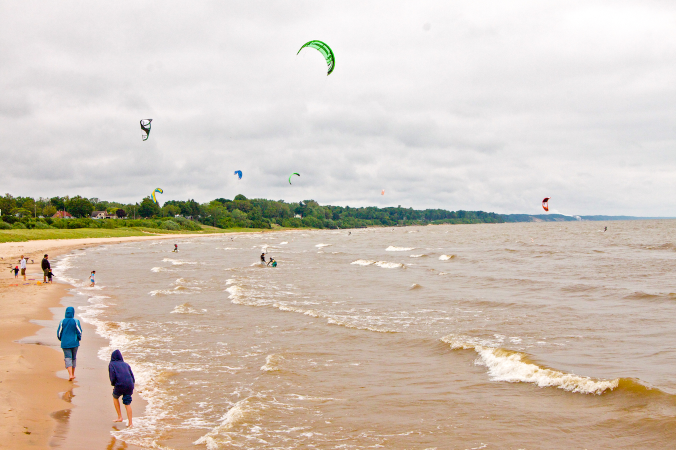
#> input picture src/image_mutation/imagegym/kite.jpg, 1352 x 900 px (shown at 1/2 size); its folder holds only this picture in this run
$ python -i refinement_process.py   (imports and definitions only)
#> lines starting #> are read from the running program, lines starting #| are printed output that depends on the picture
# do the object refinement
# including clustering
# and eliminating low quality clusters

# avaliable "policies" that can be selected for usage:
# 1. for an image of three persons and two dogs
# 2. insert person and insert dog
# 3. build a relation database (one single map)
#    person -> dog
#    dog    -> person
#    person -> bike
#    bike   -> person
#    ...
# 4. in that sense, we can also insert dog or bike, if that's an image of three persons
# 5. sort the object images and somehow pick the top qualities

#可选择使用的可用“策略”：
# 1.三个人和两只狗的照片
# 2.插入人和插入狗
# 3.建立关系数据库（一张地图）
#人->狗
#狗->人
#人->自行车
#自行车->人
#    ...
# 4.从这个意义上说，如果是三个人的图像，我们也可以插入狗或自行车
# 5.对对象图像进行排序，并以某种方式选择最佳质量
#from imagecluster import calc as ic
#from imagecluster import postproc as pp
import sys
import os, random
import itertools
from PIL import Image
import imagehash
# No use
# [74 lines left out: functions clustering, small_images_remover, build_db, build_object_hashdb, not called in this run]

def compute_image_hash(i):
    hash = imagehash.average_hash(Image.open(i))
    return hash
# 上面是初始化函数


# randomly select one from top ten high quality images?
# [13 lines left out: function one_from_top_N, not called in this run]

def hamming(a, b):
    return bin(a^b).count('1')

# [40 lines left out: function one_with_close_hash, not called in this run]


base_image = ""
base_object = ""
m = {}
hash_m = {}
# [15 lines left out: function init, not called in this run]

def get_labels(image):
    with open(base_image + image.split(".")[0] + "/object.log") as f:
        lines = f.readlines()
        nl = []
        for n in lines:
            n1 = n.split(',')[0][2:-1]
            n1 = n1.replace(" ", "-")
            nl.append(n1)
        s = set(nl)
        ss = set()

        for s1 in s:
            if s1 in m:
                # note that this is possible such that m does not have s1 as a key
                # for instance, an image contains objects of the same label
                t = m[s1]
                if t not in s:
                    ss.add(t)

    # nl: a list of all the objects in the image
    # ss: a set of correlated object labels (the element of ss is not in s)
    return (nl, ss)

# the input is an image
# output: a set of objects used for insertion.
# note that given an image of N objects
# we will need to iterate for 10 * N synthetic images
# in that sense, we shouldn't generate too many object files for each object.
# maybe it's like this:
# suppose we have N objects in the input image,
# then we prepare N objects as well for use.

# 输入是一个图像
# 输出：用于插入的一组对象。
# 注意，给定N个对象的图像
# 我们需要迭代10*N个合成图像
# 从这个意义上说，我们不应该为每个对象生成太多的对象文件。
# 也许是这样的：
# 假设我们在输入图像中有N个对象，
# 那么我们也准备N个对象以供使用。
import random
def process(image):
    # clustering("../object_pool/" + label, "../object_clusters/" + label, label)
    (nl, ss) = get_labels(image) # 获取图像所有的标签和一组相关对象标签的集合(从db中提取)
    N = len(nl)
    print(nl, ss)
    # then let's prepare N labels as well
    # candidates = random.sample(nl + list(s1), N) # 选出N个要插入的对象标签 (插入的对象包含db相关联的标签)
    # FIXME
    # so that might give us a easier time, considering that
    # we can find object instances of identical label in the background image.

    # candidates = random.sample(nl + list(ss), N)  # 选出N个要插入的对象标签 (插入的对象包含db相关联的标签)
    candidates = random.sample(nl, N) # 选出N个要插入的对象标签 (插入的对象都是图像中的标签)

    res = []
    # for an image of N objects, we select N objects close to existing cases for the usage.
    for cl in candidates:
        # res.append(one_from_top_N(cl, image))
        res.append(one_with_close_hash(cl, image)) # 选择图像上具有相同标签的对象的哈希值最接近的一个图像
    return res

>>> import cv2
>>> picture = cv2.imread('../image_mutation/imagegym/kite.jpg', cv2.IMREAD_GRAYSCALE)
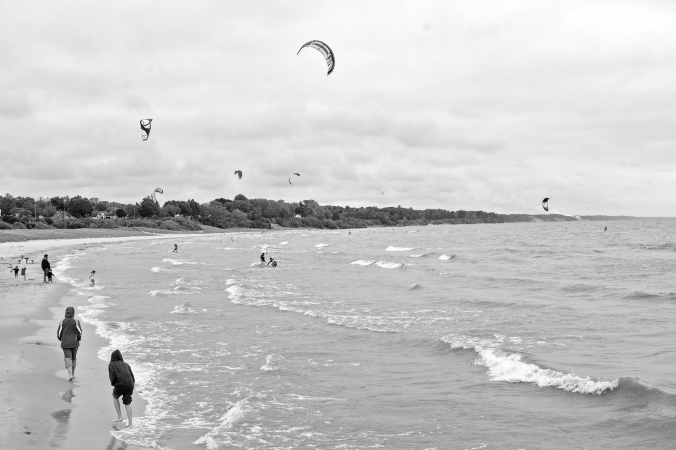
#> picture: shape (900, 1352) (shown at 1/2 size); min 0, max 255, mean 200.2
#> (the run stopped early here; a loop or call above may not have finished)

$ run again, on src/image_mutation/imagegym/bicycle_example.png
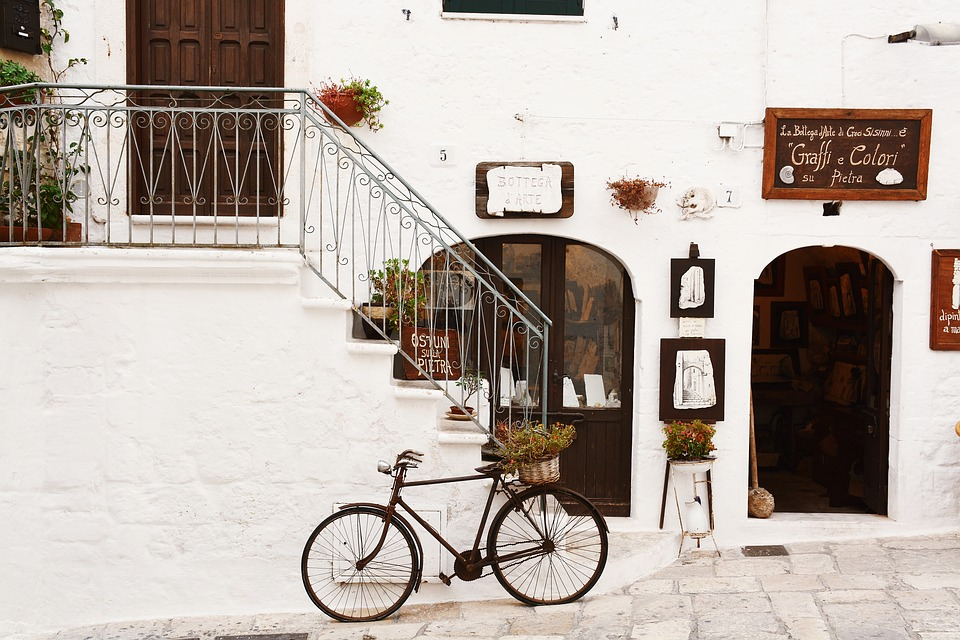
#> input picture src/image_mutation/imagegym/bicycle_example.png, 960 x 640 px
#> `picture = cv2.imread('../image_mutation/imagegym/kite.jpg', cv2.IMREAD..`:
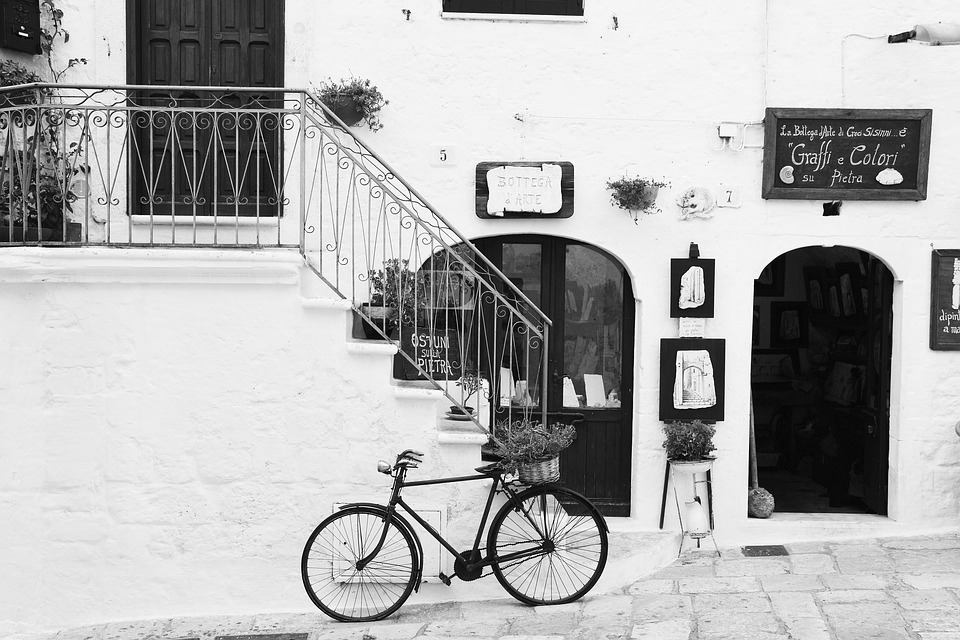
#> picture: shape (640, 960); min 0, max 255, mean 175.8
